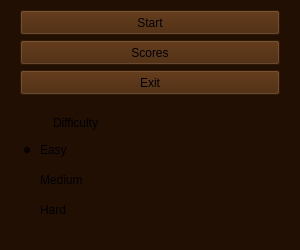
<?xml version="1.0" encoding="UTF-8"?>
<ui version="4.0">
 <class>WelcomeWindow</class>
 <widget class="QWidget" name="WelcomeWindow">
  <property name="enabled">
   <bool>true</bool>
  </property>
  <property name="geometry">
   <rect>
    <x>0</x>
    <y>0</y>
    <width>300</width>
    <height>250</height>
   </rect>
  </property>
  <property name="sizePolicy">
   <sizepolicy hsizetype="Fixed" vsizetype="Fixed">
    <horstretch>0</horstretch>
    <verstretch>0</verstretch>
   </sizepolicy>
  </property>
  <property name="minimumSize">
   <size>
    <width>300</width>
    <height>250</height>
   </size>
  </property>
  <property name="maximumSize">
   <size>
    <width>300</width>
    <height>250</height>
   </size>
  </property>
  <property name="windowTitle">
   <string>Sudoku</string>
  </property>
  <property name="styleSheet">
   <string notr="true">QWidget {

 background: #210F04;
}

QPushButton {
background: #452103;
}

QRadioButton {
background: transparent;
}</string>
  </property>
  <widget class="QPushButton" name="startButton">
   <property name="geometry">
    <rect>
     <x>20</x>
     <y>10</y>
     <width>260</width>
     <height>25</height>
    </rect>
   </property>
   <property name="sizePolicy">
    <sizepolicy hsizetype="Maximum" vsizetype="Fixed">
     <horstretch>0</horstretch>
     <verstretch>0</verstretch>
    </sizepolicy>
   </property>
   <property name="text">
    <string>Start</string>
   </property>
  </widget>
  <widget class="QPushButton" name="scoreButton">
   <property name="geometry">
    <rect>
     <x>20</x>
     <y>40</y>
     <width>260</width>
     <height>25</height>
    </rect>
   </property>
   <property name="sizePolicy">
    <sizepolicy hsizetype="Maximum" vsizetype="Fixed">
     <horstretch>0</horstretch>
     <verstretch>0</verstretch>
    </sizepolicy>
   </property>
   <property name="text">
    <string>Scores</string>
   </property>
  </widget>
  <widget class="QPushButton" name="exitButton">
   <property name="geometry">
    <rect>
     <x>20</x>
     <y>70</y>
     <width>260</width>
     <height>25</height>
    </rect>
   </property>
   <property name="sizePolicy">
    <sizepolicy hsizetype="Maximum" vsizetype="Fixed">
     <horstretch>0</horstretch>
     <verstretch>0</verstretch>
    </sizepolicy>
   </property>
   <property name="text">
    <string>Exit</string>
   </property>
  </widget>
  <widget class="QRadioButton" name="easyRadioButton">
   <property name="geometry">
    <rect>
     <x>20</x>
     <y>140</y>
     <width>100</width>
     <height>20</height>
    </rect>
   </property>
   <property name="text">
    <string>Easy</string>
   </property>
   <property name="checked">
    <bool>true</bool>
   </property>
  </widget>
  <widget class="QRadioButton" name="mediumRadioButton">
   <property name="geometry">
    <rect>
     <x>20</x>
     <y>170</y>
     <width>100</width>
     <height>20</height>
    </rect>
   </property>
   <property name="text">
    <string>Medium</string>
   </property>
  </widget>
  <widget class="QRadioButton" name="hardRadioButton">
   <property name="geometry">
    <rect>
     <x>20</x>
     <y>200</y>
     <width>100</width>
     <height>20</height>
    </rect>
   </property>
   <property name="text">
    <string>Hard</string>
   </property>
  </widget>
  <widget class="QLineEdit" name="lineEdit">
   <property name="enabled">
    <bool>true</bool>
   </property>
   <property name="geometry">
    <rect>
     <x>20</x>
     <y>110</y>
     <width>113</width>
     <height>25</height>
    </rect>
   </property>
   <property name="sizePolicy">
    <sizepolicy hsizetype="Fixed" vsizetype="Fixed">
     <horstretch>0</horstretch>
     <verstretch>0</verstretch>
    </sizepolicy>
   </property>
   <property name="cursor">
    <cursorShape>ArrowCursor</cursorShape>
   </property>
   <property name="mouseTracking">
    <bool>true</bool>
   </property>
   <property name="autoFillBackground">
    <bool>false</bool>
   </property>
   <property name="styleSheet">
    <string notr="true">QLineEdit {
    background: transparent;
    border: 0px;
    border-radius: 0px;
}</string>
   </property>
   <property name="text">
    <string>Difficulty</string>
   </property>
   <property name="alignment">
    <set>Qt::AlignmentFlag::AlignCenter</set>
   </property>
   <property name="readOnly">
    <bool>true</bool>
   </property>
  </widget>
 </widget>
 <resources/>
 <connections/>
</ui>
